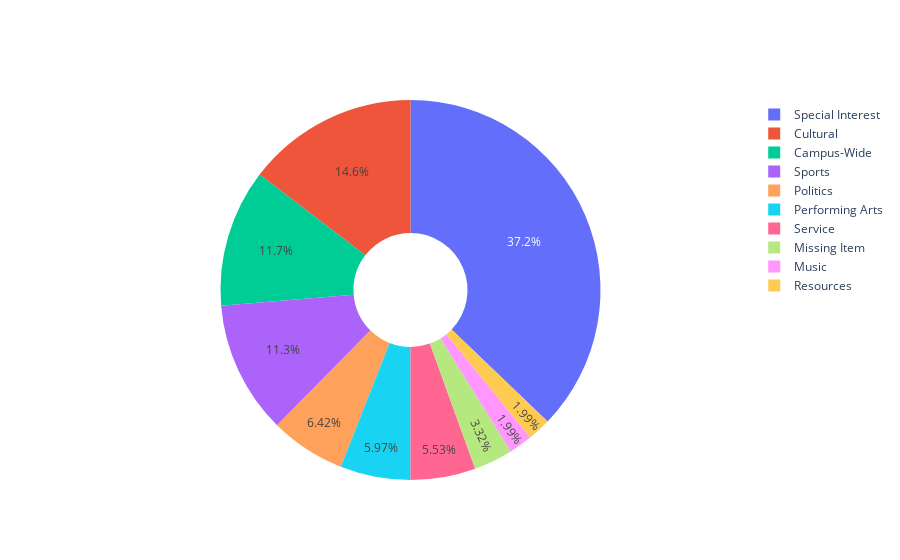

The cell this chart's notebook holds for it:
### Markdown cell above
## Exploration 3: What kind of emails are most often sent to all classes?

### Code cell
import plotly.graph_objects as go

letterCodes = ['g','a','c','m','p','s','i','o','e','r','w','t','u','x','j','v','y']
letterCounts = np.zeros(len(letterCodes))


for i in range(len(letterCodes)):
    letterCounts[i] = len(allData.loc[allData['Category'] == letterCodes[i]])

dictionary = dict(zip(letterCodes, letterCounts))

newKeys = ['College Gov.','Performing Arts','CoOp','Music','Politics','Society','Special Interest','Sports','Service','Resources','Campus-Wide','Missing Item','Cultural','Unknown','Job','Off-Campus Event','Survey']
final_dict = dict(zip(newKeys, list(dictionary.values()))) 
final_dict


from operator import itemgetter  

labels = []
values = []
for key, value in sorted(final_dict.items(), key = itemgetter(1), reverse = True):
    labels.append(key)
    values.append(value)    

import plotly.graph_objects as go


fig = go.Figure(data=[go.Pie(labels=labels[:10], values=values[:10], hole=.3)])
fig.show()

### Figure 1 — Plotly figure (JSON) as saved in the notebook; plotly's stock layout.template omitted (floating-point values rounded to 4 significant figures)
{"data": [{"hole": 0.3, "labels": ["Special Interest", "Cultural", "Campus-Wide", "Sports", "Politics", "Performing Arts", "Service", "Missing Item", "Music", "Resources"], "type": "pie", "values": [168, 66, 53, 51, 29, 27, 25, 15, 9, 9]}], "layout": {}}
